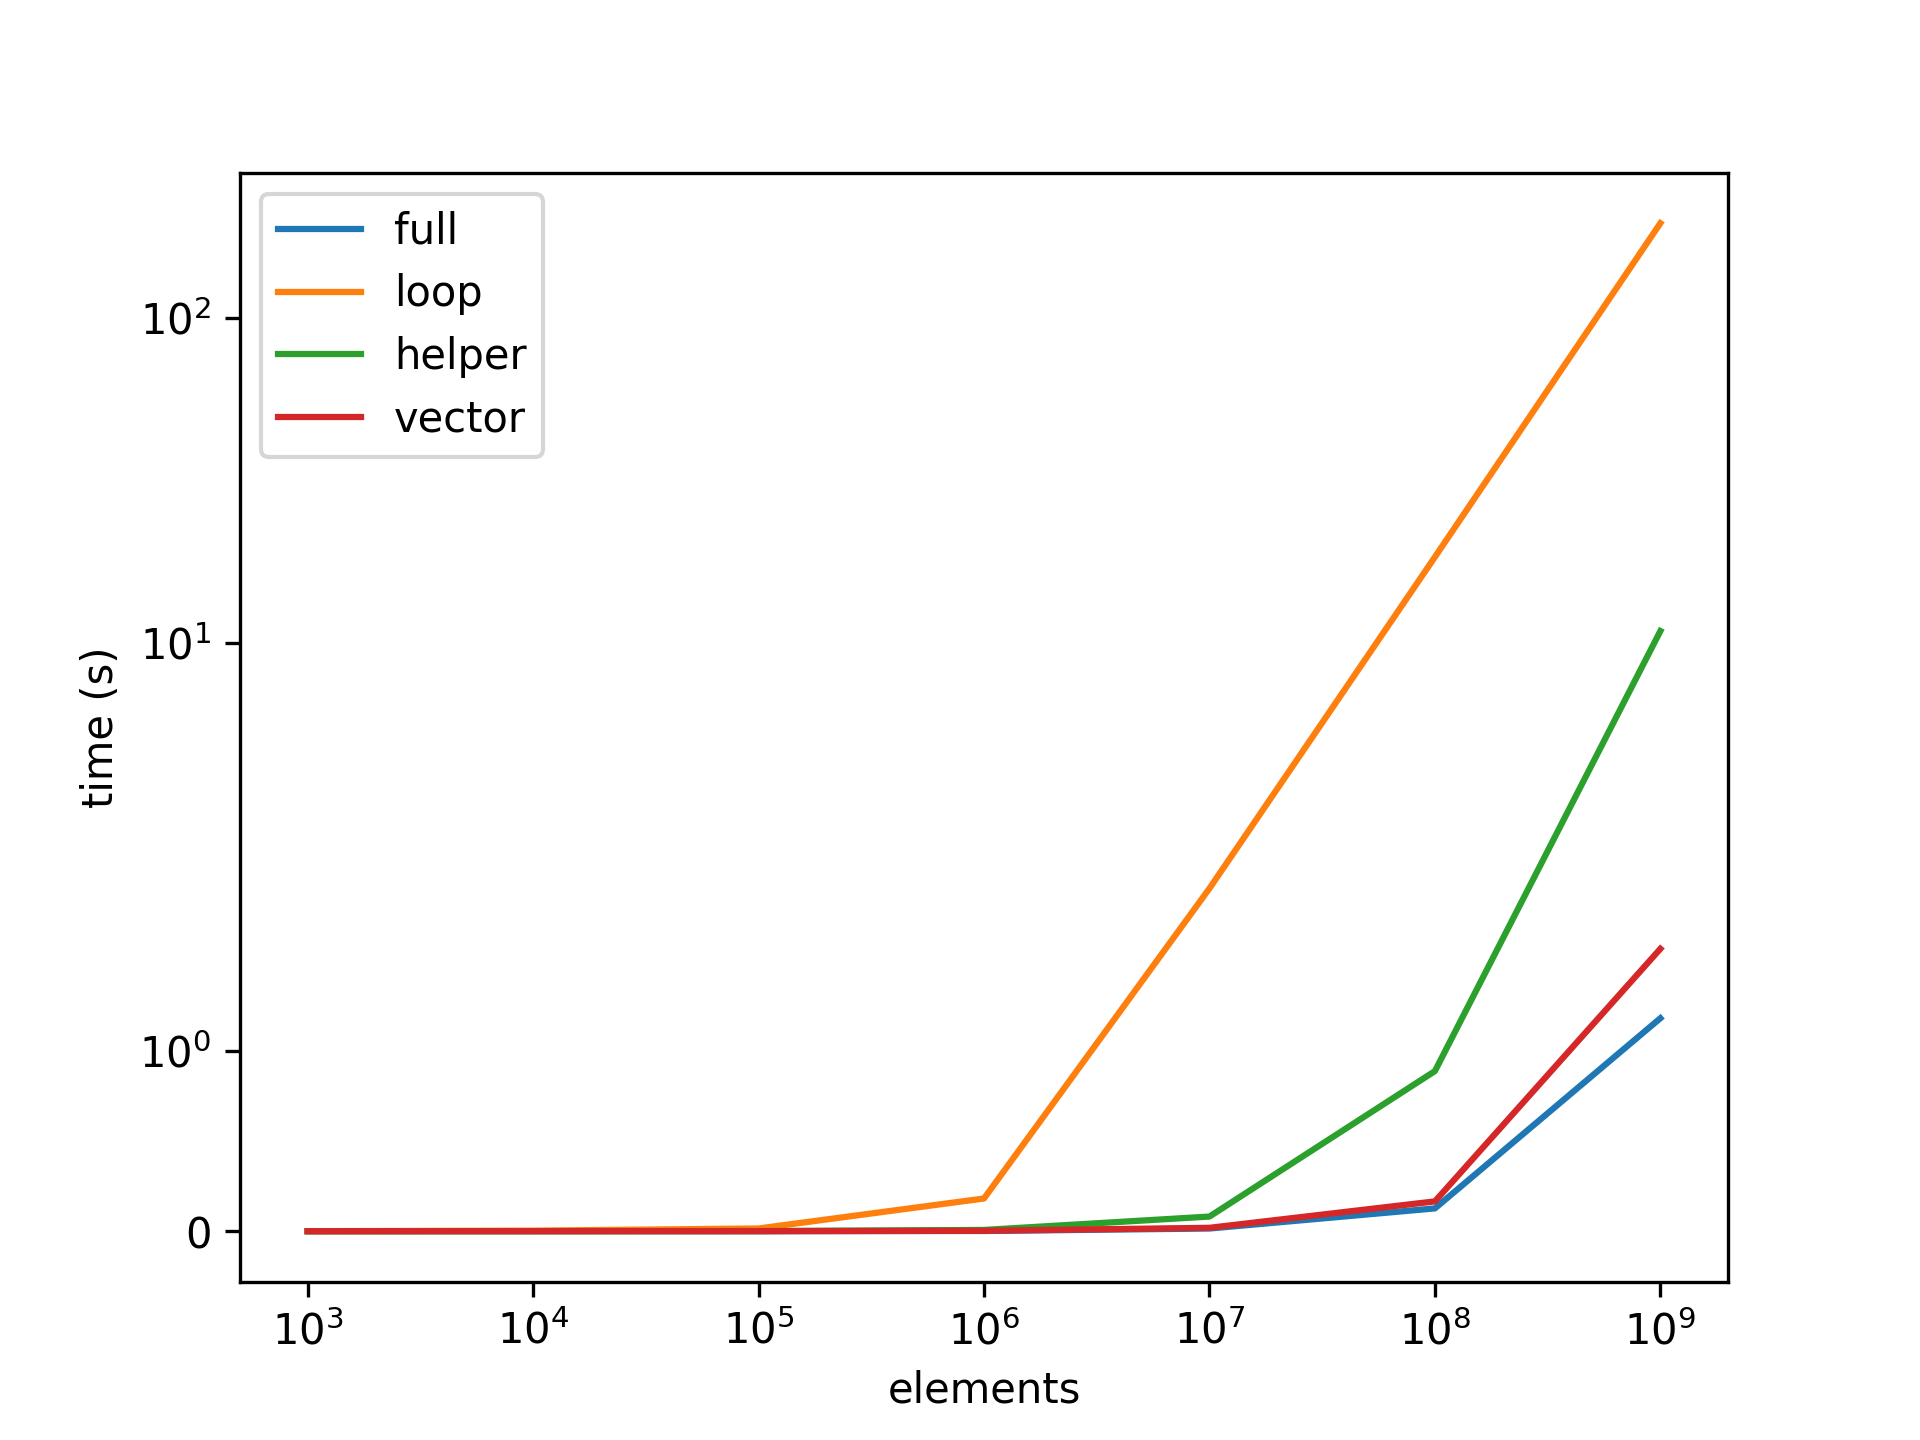

Write the Python code that produced this figure.
import pandas as pd
import matplotlib.pyplot as plt

df = pd.read_csv('mpi.csv', sep=';')

for c in df.drop('elements', axis=1).columns:
    plt.plot(df['elements'], df[c], label=c)

plt.xscale('symlog')
plt.yscale('symlog')
plt.xlabel('elements')
plt.ylabel('time (s)')
plt.legend()
plt.savefig('graph.png', dpi=300)
